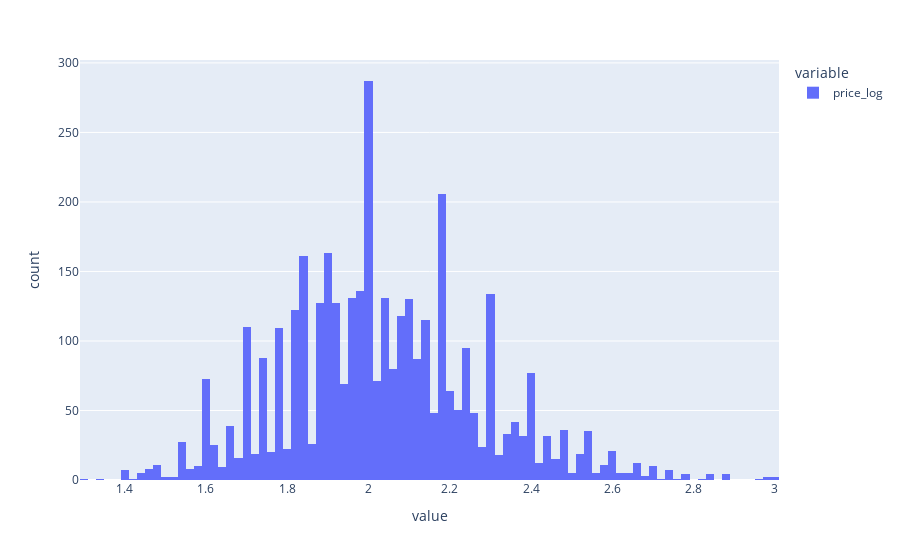

Notebook code cell kept with this figure:
### Markdown cell above
5. The distribution of the target variable is skewed towards high values (this is a very usual situation when working with prices, many items are around the average price range and the higher the price, the fewer items there are). A standard way of working with such variables is to change the scale using the log function so the distribution becomes evenly distributed.
Create a price_log variable that's equal to log(price)

### Code cell
dataset["price_log"] = np.log10(dataset["price"])
px.histogram(dataset["price_log"])

### Figure 1 — Plotly figure (JSON) as saved in the notebook; plotly's stock layout.template omitted (floating-point values rounded to 4 significant figures; data arrays with more than 128 entries replaced by an {"elided": "..."} marker saying what was removed)
{"data": [{"alignmentgroup": "True", "bingroup": "x", "hovertemplate": "variable=price_log<br>value=%{x}<br>count=%{y}<extra></extra>", "legendgroup": "price_log", "marker": {"color": "#636efa", "pattern": {"shape": ""}}, "name": "price_log", "offsetgroup": "price_log", "orientation": "v", "showlegend": true, "type": "histogram", "x": {"elided": "3818 float values"}, "xaxis": "x", "yaxis": "y"}], "layout": {"barmode": "relative", "legend": {"title": {"text": "variable"}, "tracegroupgap": 0}, "margin": {"t": 60}, "xaxis": {"anchor": "y", "domain": [0, 1], "title": {"text": "value"}}, "yaxis": {"anchor": "x", "domain": [0, 1], "title": {"text": "count"}}}}
